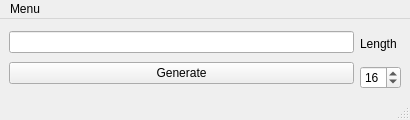
<?xml version="1.0" encoding="UTF-8"?>
<ui version="4.0">
 <class>MainWindow</class>
 <widget class="QMainWindow" name="MainWindow">
  <property name="geometry">
   <rect>
    <x>0</x>
    <y>0</y>
    <width>410</width>
    <height>120</height>
   </rect>
  </property>
  <property name="sizePolicy">
   <sizepolicy hsizetype="Preferred" vsizetype="Fixed">
    <horstretch>0</horstretch>
    <verstretch>0</verstretch>
   </sizepolicy>
  </property>
  <property name="maximumSize">
   <size>
    <width>16777215</width>
    <height>120</height>
   </size>
  </property>
  <property name="windowTitle">
   <string>Password generator</string>
  </property>
  <widget class="QWidget" name="centralwidget">
   <layout class="QHBoxLayout" name="horizontalLayout">
    <item>
     <layout class="QVBoxLayout" name="layout_generate_view">
      <item>
       <widget class="QLineEdit" name="display_password_area">
        <property name="readOnly">
         <bool>true</bool>
        </property>
        <property name="clearButtonEnabled">
         <bool>false</bool>
        </property>
       </widget>
      </item>
      <item>
       <widget class="QPushButton" name="button_generate">
        <property name="text">
         <string>Generate</string>
        </property>
       </widget>
      </item>
     </layout>
    </item>
    <item>
     <layout class="QVBoxLayout" name="layout_length_selection">
      <item>
       <widget class="QLabel" name="label">
        <property name="text">
         <string>Length</string>
        </property>
       </widget>
      </item>
      <item>
       <widget class="QSpinBox" name="pass_len_box">
        <property name="maximum">
         <number>74</number>
        </property>
        <property name="value">
         <number>16</number>
        </property>
       </widget>
      </item>
     </layout>
    </item>
   </layout>
  </widget>
  <widget class="QMenuBar" name="menubar">
   <property name="geometry">
    <rect>
     <x>0</x>
     <y>0</y>
     <width>410</width>
     <height>22</height>
    </rect>
   </property>
   <widget class="QMenu" name="menu">
    <property name="title">
     <string>Menu</string>
    </property>
    <addaction name="action_save"/>
   </widget>
   <addaction name="menu"/>
  </widget>
  <widget class="QStatusBar" name="statusbar"/>
  <action name="action_save">
   <property name="text">
    <string>Save password</string>
   </property>
  </action>
 </widget>
 <resources/>
 <connections/>
</ui>
